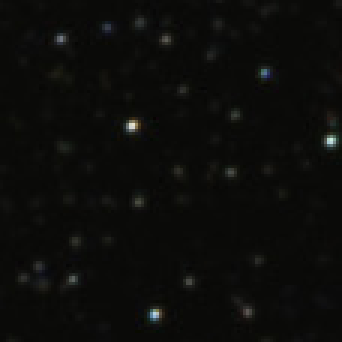
#> input picture images/Small_area.png, 114 x 114 px (shown 3 times larger)
$ python main.py
#> lines starting #> are read from the running program, lines starting #| are printed output that depends on the picture; after the words box and inside, x2 and y2 are one past the last pixel; in counts of white or black regions, pixels touching at a corner belong together
### locator.py
import cv2
import numpy as np
import sys
from PIL import Image
class LocationFinder():
        def __init__(self,template,img):
#> called with template = 'images/Small_area.png', img = 'images/StarMap.png'
            self.template = Image.open(template)
#> self.template is the input picture: PIL image 114x114 RGBA; mean R, G, B, A 12.5, 12.6, 10.6, 255
            self.img = cv2.imread(img)
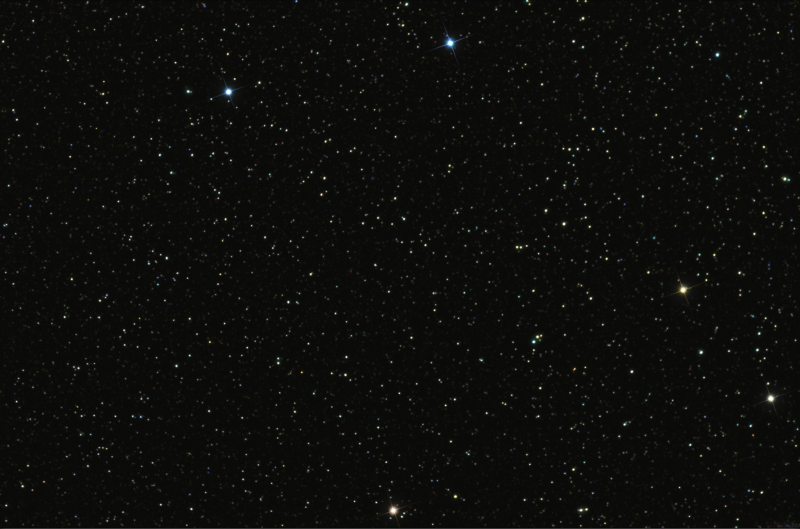
#> input picture images/StarMap.png, 1600 x 1057 px (shown at 1/2 size)
#> self.img is the input picture: shape (1057, 1600, 3); mean B, G, R 11, 13.2, 13
            self.kernel = np.ones((2,2),np.uint8)


        def finder(self):
            w, h = self.template.size
#> w = 114; h = 114
            res = cv2.matchTemplate(self.img, cv2.cvtColor(np.array(self.template), cv2.COLOR_RGB2BGR),cv2.TM_CCOEFF_NORMED)
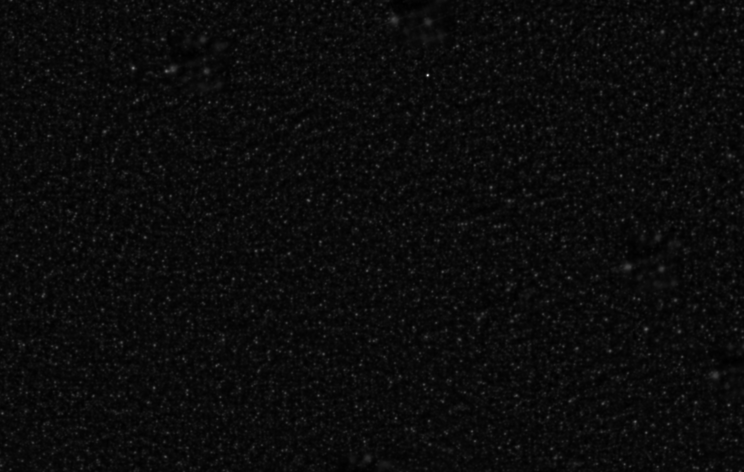
#> res: shape (944, 1487) float32 (shown at 1/2 size); min -0.0495, max 1, mean -4.38e-05; drawn with min black and max white
            min_val, max_val, min_loc, max_loc = cv2.minMaxLoc(res)
#> min_val = -0.0495; max_val = 1; min_loc = (709, 943); max_loc = (855, 150)
            if max_val > 0.99:
                cv2.rectangle(self.img, max_loc, (max_loc[0] + w, max_loc[1] + h), (0,255,0), 2)
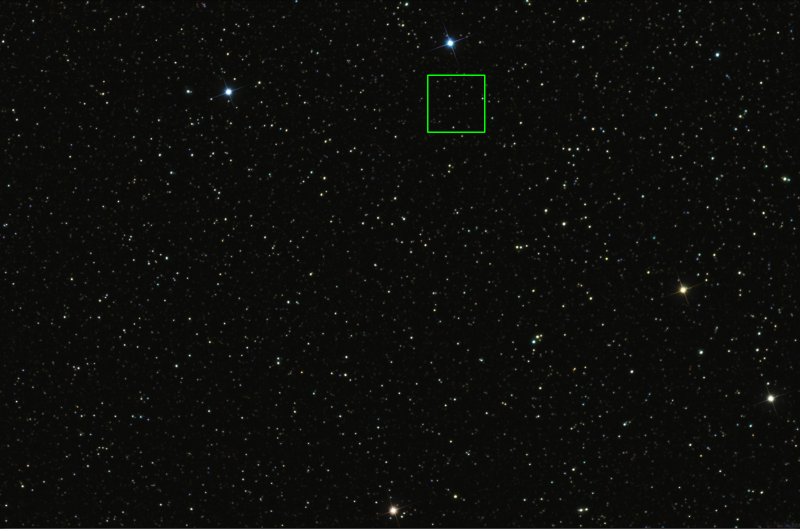
#> self.img: shape (1057, 1600, 3) (shown at 1/2 size); 0.08% of pixels changed, all inside (x1, y1, x2, y2) = (854, 149, 971, 266)
                self.img = cv2.resize(self.img,(800,600))
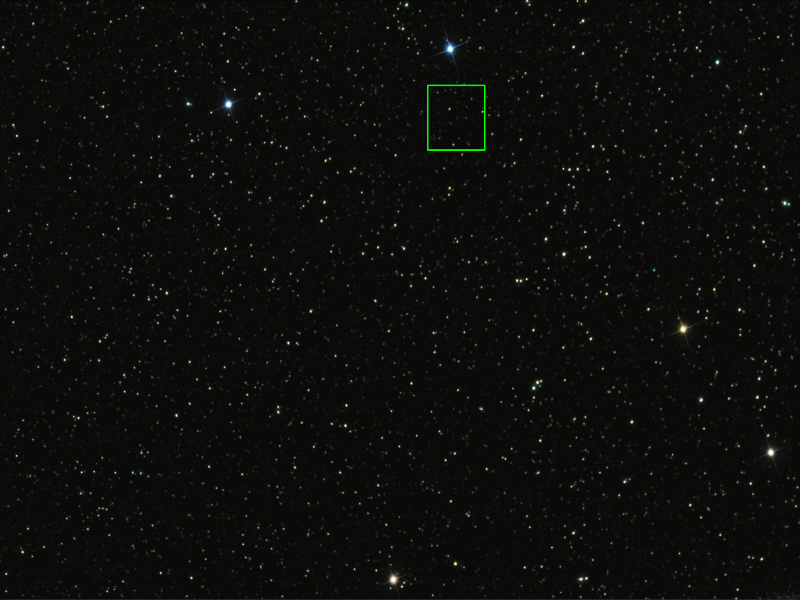
#> self.img: shape (600, 800, 3); mean B, G, R 10.9, 13.3, 12.9
                cv2.imshow("result",self.img)
                cv2.waitKey(0)
                cv2.destroyAllWindows()
                return print(f'Location: {max_loc[0]}:{max_loc[0]+w},{max_loc[1]}:{max_loc[1]+h}')
#| Location: 855:969,150:264
            else:
                locImage = self.rotator(self.template)
                cv2.rectangle(self.img, locImage, (locImage[0] + w, locImage[1] + h), (0,255,0), 2)
                self.img = cv2.resize(self.img,(800,600))
                cv2.imshow("result",self.img)
                cv2.waitKey(0)
                cv2.destroyAllWindows()
                return print(f'Location: {locImage[0]}:{locImage[0]+w},{locImage[1]}:{locImage[1]+h}')


        # [17 lines left out: function rotator, not called in this run]


### main.py
"""
@author: github.com/suleymainci
"""
from locator import LocationFinder
import argparse

parser = argparse.ArgumentParser(description='Template image locator')
parser.add_argument("--template", type=str, default="images/Small_area.png", help="template img")
parser.add_argument("--image", type=str, default="images/StarMap.png", help="original img")
args = parser.parse_args()
print("template:",args.template)

a = LocationFinder(args.template,args.image)
a.finder()
